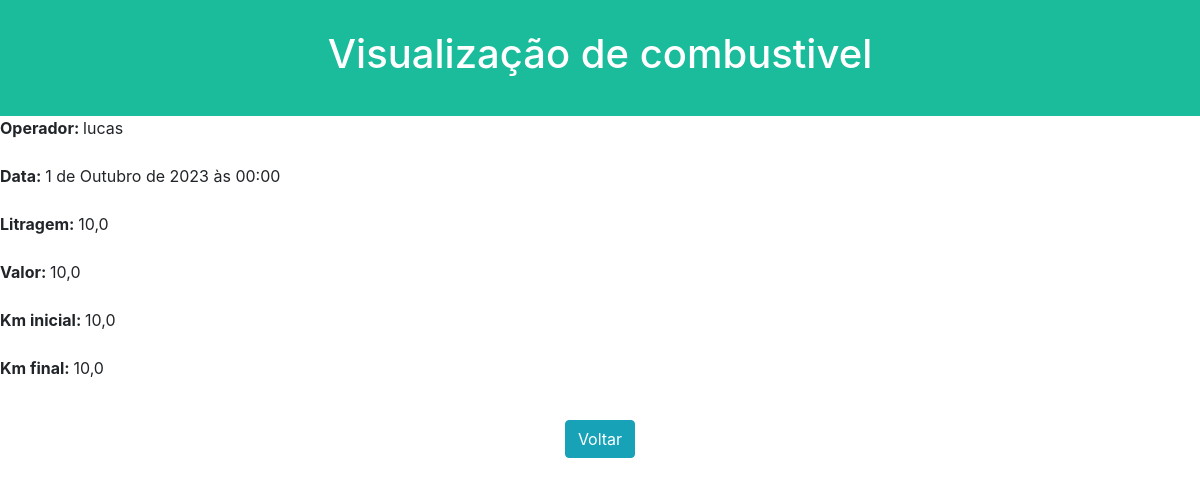
The page /view2/12/ on the database its author committed.
### tasks/models.py (models this page shows)
class Consumos(models.Model):
    operador = models.CharField(max_length=40)
    data = models.DateTimeField(default=datetime.now, blank=True)
    litragem = models.FloatField()
    valor = models.FloatField()
    kminicial = models.FloatField()
    kmfinal = models.FloatField()

### tasks/views.py (the view)
# urls.py: path('view2/<int:pk>/', view2, name='view2'),
def view2(request, pk):
    data = {}
    data['db'] = Consumos.objects.get(pk=pk)
    return render(request, 'tasks/view2.html', data)

### tasks/templates/tasks/view2.html (shortened to what this page needs)
{% extends "tasks/base.html" %}
{% load static %}
{% block content %}
<html lang="pt-br">
<head>
    <link href="https://stackpath.bootstrapcdn.com/bootstrap/4.3.1/css/bootstrap.min.css" rel="stylesheet">
    <link rel="stylesheet" href="https://use.fontawesome.com/releases/v5.7.2/css/all.css">
    <link rel="stylesheet" href="{% static 'css/styles.css' %}">
<body>
    <div class="header">
     <h1>Visualização de combustivel</h1>
    </div>
<div class="login-container">
    <strong>Operador: </strong>{{db.operador}}<br><br>
    <strong>Data: </strong>{{db.data}}<br><br>
    <strong>Litragem: </strong>{{db.litragem}}<br><br>
    <strong>Valor: </strong>{{db.valor}}<br><br>
    <strong>Km inicial: </strong>{{db.kminicial}}<br><br>
    <strong>Km final: </strong>{{db.kmfinal}}<br><br>
</div>
<div class="col-8 m-auto pt-3 pb-2 text-center">
    <a href="/consumo" class="btn btn-info">Voltar</a>
</div>
{% endblock %}

### tasks/static/css/styles.css (style rules this page uses)
.header { padding: 30px; text-align: center; background: #1abc9c; color: rgb(255, 255, 255); font-size: 20px; }

### rows shown on the page
Consumos: operador "lucas", data "1 de Outubro de 2023 às 00:00", litragem "10,0", valor "10,0", kminicial "10,0", kmfinal "10,0"
